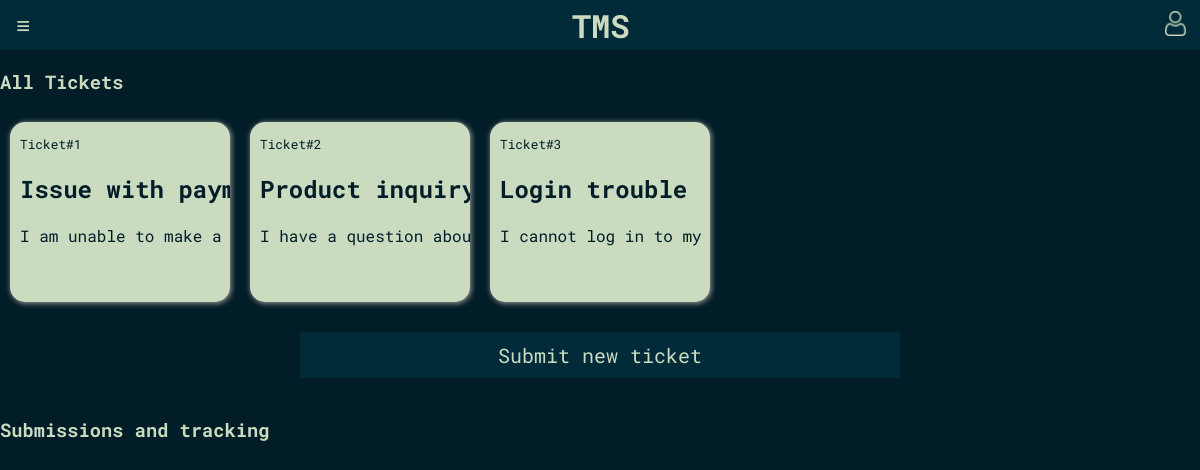
Page /pages/home_page.php (signed in) on the earlier database version.
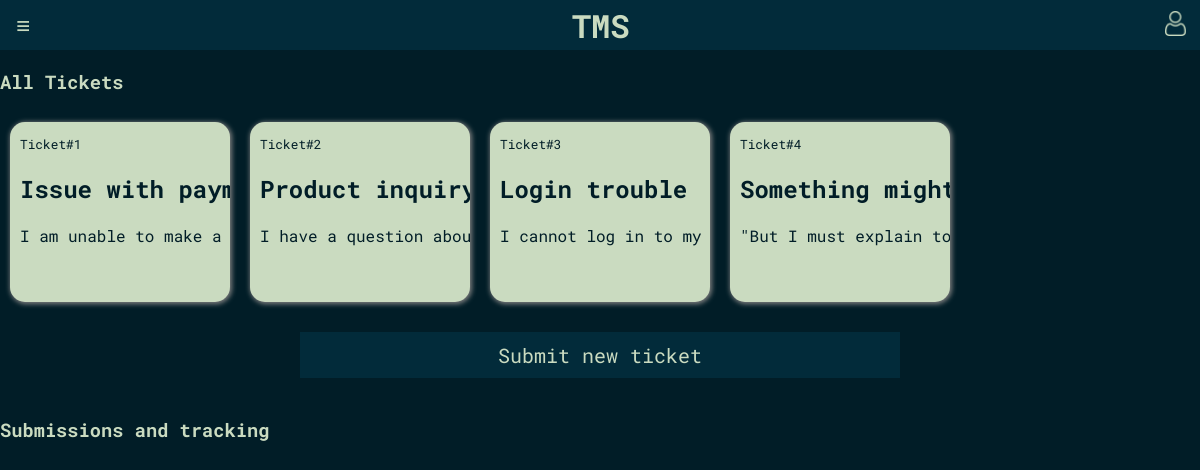
Same page on the later database version.
### tables this page shows
CREATE TABLE tickets (
    id INTEGER PRIMARY KEY AUTOINCREMENT,
    title TEXT NOT NULL,
    description TEXT NOT NULL,
    priority INTEGER CHECK(priority BETWEEN 1 AND 5),
    status_id INTEGER REFERENCES status(id) ON DELETE CASCADE,
    created_by INTEGER NOT NULL REFERENCES users(id) ON DELETE CASCADE,
    assigned_to INTEGER REFERENCES users(id) ON DELETE CASCADE,
    created_at TIMESTAMP DEFAULT CURRENT_TIMESTAMP,
    department_id INTEGER REFERENCES departments(id) ON DELETE CASCADE
);

### pages/home_page.php (called while the page is built, shortened)
<?php
    require_once(__DIR__.'/../templates/home/home_page.php');
?>

### database/tickets.php (called while the page is built, shortened)
<?php
function get_tickets(){
    global $dbh;
    try {
        $stmt = $dbh->prepare('SELECT * FROM tickets');
        $stmt->execute();
        $tickets = $stmt->fetchAll(PDO::FETCH_ASSOC);
        return $tickets;
    } catch(PDOException $e) {
        return -1;
    }
}
?>

### templates/home/home_page.php (shortened to what this page needs)
<!DOCTYPE html>
<html>
<head>
    <link rel="stylesheet" href="/css/style.css">
    <link rel="stylesheet" href="/css/positioning.css">
</head>
<body>
    <?php require(__DIR__.'/../common/header.php'); ?>
    <div class="wrapper">
        <main class="container w_aside">
            <h3>All Tickets</h3>
            <div id="scrollableDiv" class="scrollable-div">
                <?php
                require_once(__DIR__.'/../../database/tickets.php');
                $tickets = get_tickets();
                foreach ($tickets as $ticket) {
                ?>
                    <div class="ticket-box" data-overlay-id="overlay-<?php echo $ticket['id'] ?>">
                        <small class="very-small-text">Ticket#<?php echo htmlentities($ticket['id']) ?></small>
                        <h2><?php echo htmlentities($ticket['title']) ?></h2>
                        <p><?php echo htmlentities(substr($ticket['description'], 0, 45)) ?>...</p>
                    </div>
                <?php
                }
                ?>
            </div>
            <div>
                <button class="main-blue-button" id="add-ticket-button"
                    onclick="document.getElementById('new-ticket-overlay').style.display='flex'">Submit new
                    ticket</button>
            </div>
            <h3>Submissions and tracking</h3>
        </main>
    </div>
</body>
</html>

### templates/common/header.php
<header>
    <button id="sidebar-toggle-button">≡</button>
    <a href="/pages/home_page.php"><h1 id="title">TMS</h1></a>
    <div class="user">
        <a href="/pages/profile.php">
            <img id="profile-icon" src="/images/user.png" alt="Profile Icon">
        </a>
    </div>
</header>

### css/style.css (style rules this page uses)
:root { --main-blue: #022B3A; --main-blue-darker: #011D27; --tea-green: #CADBC0; --tea-green-light: #A8C397; --pink-bittersweet: #F97068; --pink-melon: #FCB4B1; --white: #f0f0f0; --almost-white: #e5e5e5; --blue-gradient: linear-gradient(90deg, rgba(2,0,36,1) 77%, rgba(9,9,121,1) 100%); --bg-blue-gradient: linear-gradient(160deg, #000529 0%, #80D0C7 100%); }
* { font-family: 'Roboto Mono', monospace !important; }
header { background-color: var(--main-blue); }
body { padding:0; margin:0; background: var(--main-blue-darker); color:var(--tea-green); font-family: 'Roboto Mono', monospace; }
#title { color:var(--tea-green) !important; }
a:link,a:visited , a:hover, a:active { text-decoration: none; color:var(--main-blue-darker); }
.very-small-text { font-size: 0.8em; }
.main-blue-button { background:var(--main-blue); border:0; color:var(--tea-green); padding:10px; font-size:20px; width: 50%; margin:20px auto; display:block; box-sizing: border-box; }

### css/positioning.css (style rules this page uses)
:root { --main-blue: #022B3A; --main-blue-darker: #011D27; --tea-green: #CADBC0; --tea-green-light: #A8C397; --pink-bittersweet: #F97068; --pink-melon: #FCB4B1; }
header { position: fixed; top: 0; left: 0; width: 100%; height: 50px; background-color: #022B3A; color: white; display: flex; align-items: center; justify-content: space-between; padding: 0 10px; box-sizing: border-box; z-index: 1; }
#sidebar-toggle-button { display: block; font-size: 1.5em; background-color: transparent; border: none; color: var(--tea-green); cursor: pointer; }
.wrapper { display: flex; flex-direction: column; height: 100%; }
.container { padding-top: 50px; display: flex; flex-direction: column; justify-content: flex-start; height: auto; }
main { width: 100%; }
#profile-icon { width: 25px; height: 25px; }
.ticket-box { flex: 0 0 auto; width: 200px; margin: 10px 10px; padding: 10px; border-radius: 15px; color: var(--main-blue-darker); box-shadow: 1px 1px 5px 1px gray; background: var(--tea-green); overflow: hidden; text-overflow: ellipsis; white-space: nowrap; cursor:grab; }

Differences in the rows shown:
added tickets: id "4", title "Something mig…", description "\"But I must explain…"
